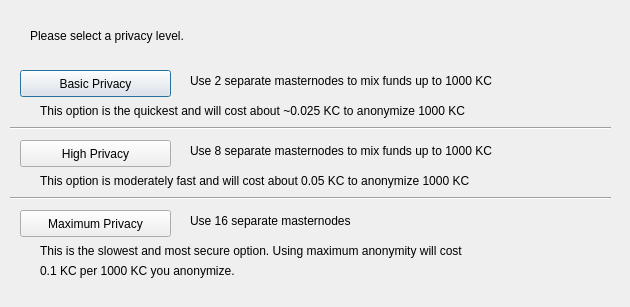
<?xml version="1.0" encoding="UTF-8"?>
<ui version="4.0">
 <class>DarksendConfig</class>
 <widget class="QDialog" name="DarksendConfig">
  <property name="geometry">
   <rect>
    <x>0</x>
    <y>0</y>
    <width>630</width>
    <height>307</height>
   </rect>
  </property>
  <property name="windowTitle">
   <string>Configure Darksend</string>
  </property>
  <widget class="QPushButton" name="buttonBasic">
   <property name="geometry">
    <rect>
     <x>20</x>
     <y>70</y>
     <width>151</width>
     <height>27</height>
    </rect>
   </property>
   <property name="text">
    <string>Basic Privacy</string>
   </property>
  </widget>
  <widget class="QPushButton" name="buttonHigh">
   <property name="geometry">
    <rect>
     <x>20</x>
     <y>140</y>
     <width>151</width>
     <height>27</height>
    </rect>
   </property>
   <property name="text">
    <string>High Privacy</string>
   </property>
  </widget>
  <widget class="QPushButton" name="buttonMax">
   <property name="geometry">
    <rect>
     <x>20</x>
     <y>210</y>
     <width>151</width>
     <height>27</height>
    </rect>
   </property>
   <property name="text">
    <string>Maximum Privacy</string>
   </property>
  </widget>
  <widget class="QLabel" name="label">
   <property name="geometry">
    <rect>
     <x>30</x>
     <y>20</y>
     <width>571</width>
     <height>31</height>
    </rect>
   </property>
   <property name="text">
    <string>Please select a privacy level.</string>
   </property>
  </widget>
  <widget class="QLabel" name="label_2">
   <property name="geometry">
    <rect>
     <x>190</x>
     <y>70</y>
     <width>421</width>
     <height>21</height>
    </rect>
   </property>
   <property name="text">
    <string>Use 2 separate masternodes to mix funds up to 1000 KC</string>
   </property>
  </widget>
  <widget class="QLabel" name="label_3">
   <property name="geometry">
    <rect>
     <x>190</x>
     <y>140</y>
     <width>411</width>
     <height>21</height>
    </rect>
   </property>
   <property name="text">
    <string>Use 8 separate masternodes to mix funds up to 1000 KC</string>
   </property>
  </widget>
  <widget class="QLabel" name="label_4">
   <property name="geometry">
    <rect>
     <x>190</x>
     <y>210</y>
     <width>421</width>
     <height>21</height>
    </rect>
   </property>
   <property name="text">
    <string>Use 16 separate masternodes</string>
   </property>
  </widget>
  <widget class="QLabel" name="label_6">
   <property name="geometry">
    <rect>
     <x>40</x>
     <y>100</y>
     <width>561</width>
     <height>21</height>
    </rect>
   </property>
   <property name="text">
    <string>This option is the quickest and will cost about ~0.025 KC to anonymize 1000 KC</string>
   </property>
  </widget>
  <widget class="QLabel" name="label_7">
   <property name="geometry">
    <rect>
     <x>40</x>
     <y>170</y>
     <width>561</width>
     <height>21</height>
    </rect>
   </property>
   <property name="text">
    <string>This option is moderately fast and will cost about 0.05 KC to anonymize 1000 KC</string>
   </property>
  </widget>
  <widget class="QLabel" name="label_8">
   <property name="geometry">
    <rect>
     <x>40</x>
     <y>240</y>
     <width>561</width>
     <height>21</height>
    </rect>
   </property>
   <property name="text">
    <string>This is the slowest and most secure option. Using maximum anonymity will cost</string>
   </property>
  </widget>
  <widget class="QLabel" name="label_9">
   <property name="geometry">
    <rect>
     <x>40</x>
     <y>260</y>
     <width>561</width>
     <height>21</height>
    </rect>
   </property>
   <property name="text">
    <string>0.1 KC per 1000 KC you anonymize.</string>
   </property>
  </widget>
  <widget class="Line" name="line">
   <property name="geometry">
    <rect>
     <x>10</x>
     <y>120</y>
     <width>601</width>
     <height>16</height>
    </rect>
   </property>
   <property name="orientation">
    <enum>Qt::Horizontal</enum>
   </property>
  </widget>
  <widget class="Line" name="line_2">
   <property name="geometry">
    <rect>
     <x>10</x>
     <y>190</y>
     <width>601</width>
     <height>16</height>
    </rect>
   </property>
   <property name="orientation">
    <enum>Qt::Horizontal</enum>
   </property>
  </widget>
 </widget>
 <resources/>
 <connections/>
</ui>
